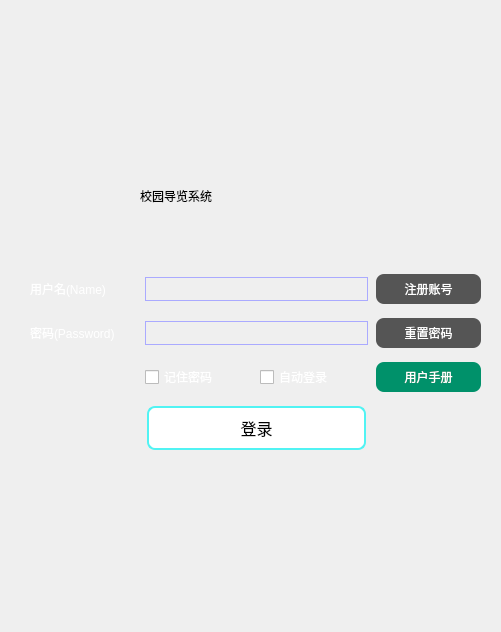
<?xml version="1.0" encoding="UTF-8"?>
<ui version="4.0">
 <class>manage</class>
 <widget class="QWidget" name="manage">
  <property name="geometry">
   <rect>
    <x>0</x>
    <y>0</y>
    <width>501</width>
    <height>632</height>
   </rect>
  </property>
  <property name="windowTitle">
   <string>校园导览系统</string>
  </property>
  <property name="windowIcon">
   <iconset resource="resource.qrc">
    <normaloff>:/image/exe.ico</normaloff>:/image/exe.ico</iconset>
  </property>
  <widget class="QStackedWidget" name="stackedWidget">
   <property name="geometry">
    <rect>
     <x>0</x>
     <y>0</y>
     <width>551</width>
     <height>631</height>
    </rect>
   </property>
   <property name="styleSheet">
    <string notr="true">font: 9pt &quot;Sarasa Term SC&quot;;</string>
   </property>
   <property name="currentIndex">
    <number>0</number>
   </property>
   <widget class="QWidget" name="LoginPage">
    <widget class="QLabel" name="label_bgp">
     <property name="geometry">
      <rect>
       <x>0</x>
       <y>-330</y>
       <width>501</width>
       <height>971</height>
      </rect>
     </property>
     <property name="text">
      <string/>
     </property>
     <property name="pixmap">
      <pixmap resource="resource.qrc">:/image/bupt_4.jpg</pixmap>
     </property>
     <property name="scaledContents">
      <bool>true</bool>
     </property>
     <property name="indent">
      <number>-1</number>
     </property>
    </widget>
    <widget class="QWidget" name="layoutWidget">
     <property name="geometry">
      <rect>
       <x>30</x>
       <y>270</y>
       <width>453</width>
       <height>188</height>
      </rect>
     </property>
     <layout class="QGridLayout" name="layout">
      <item row="2" column="2">
       <widget class="QCheckBox" name="autoLogin">
        <property name="styleSheet">
         <string notr="true">color:white</string>
        </property>
        <property name="text">
         <string>自动登录</string>
        </property>
       </widget>
      </item>
      <item row="0" column="0">
       <widget class="QLabel" name="label_name">
        <property name="styleSheet">
         <string notr="true">font: 9pt &quot;Sarasa Term SC&quot;;
color:white;</string>
        </property>
        <property name="text">
         <string>用户名(Name)</string>
        </property>
       </widget>
      </item>
      <item row="0" column="1" colspan="2">
       <widget class="QLineEdit" name="lineEdit_name">
        <property name="styleSheet">
         <string notr="true">QLineEdit {
	border:1px rgb(170,170,255);
	background-color: rgba(170, 170, 255, 0);
	padding:1px 2px;
	border-style: solid;
	font-size : 15px ;
	font: 10pt &quot;Sarasa Term SC&quot;;
	color: black;
}
</string>
        </property>
        <property name="text">
         <string/>
        </property>
       </widget>
      </item>
      <item row="0" column="3">
       <widget class="QPushButton" name="regi">
        <property name="styleSheet">
         <string notr="true">QPushButton {
    background-color: #555555;
    border-radius: 8px;
    padding: 6px 12px;
    text-align: center;
    text-decoration: none;
    font-size: 12px;
	font: 9pt &quot;Sarasa Term SC&quot;;
    margin: 4px 2px;
    color: white;
}
QPushButton:hover {
    background-color: white;
    color: brown
}
QPushButton:pressed {
    background-color: #06AD56;
}</string>
        </property>
        <property name="text">
         <string>注册账号</string>
        </property>
       </widget>
      </item>
      <item row="1" column="1" colspan="2">
       <widget class="QLineEdit" name="lineEdit_passwd">
        <property name="styleSheet">
         <string notr="true">QLineEdit {
	border:1px rgb(170,170,255);

	background-color: rgba(170, 170, 255, 0);
	padding:1px 2px;
	border-style: solid;
	font-size : 15px ;
	font: 10pt &quot;Sarasa Term SC&quot;;
	color: white;
}
</string>
        </property>
       </widget>
      </item>
      <item row="2" column="1">
       <widget class="QCheckBox" name="remPasswd">
        <property name="styleSheet">
         <string notr="true">color:white
</string>
        </property>
        <property name="text">
         <string>记住密码</string>
        </property>
       </widget>
      </item>
      <item row="1" column="0">
       <widget class="QLabel" name="label_pwd">
        <property name="styleSheet">
         <string notr="true">font: 9pt &quot;Sarasa Term SC&quot;;
color:white;</string>
        </property>
        <property name="text">
         <string>密码(Password)</string>
        </property>
       </widget>
      </item>
      <item row="2" column="3">
       <widget class="QPushButton" name="help">
        <property name="styleSheet">
         <string notr="true">QPushButton {
    background-color: #00916a;
    border-radius: 8px;
    padding: 6px 12px;
    text-align: center;
    text-decoration: none;
    font-size: 12px;
	font: 9pt &quot;Sarasa Term SC&quot;;
    margin: 4px 2px;
    color: white;
}
QPushButton:hover {
    background-color: white;
    color: brown
}
QPushButton:pressed {
    background-color: #06AD56;
}</string>
        </property>
        <property name="text">
         <string>用户手册</string>
        </property>
       </widget>
      </item>
      <item row="1" column="3">
       <widget class="QPushButton" name="fw">
        <property name="styleSheet">
         <string notr="true">QPushButton {
    background-color: #555555;
    border-radius: 8px;
    padding: 6px 12px;
    text-align: center;
    text-decoration: none;
    font-size: 12px;
	font: 9pt &quot;Sarasa Term SC&quot;;
    margin: 4px 2px;
    color: white;
}
QPushButton:hover {
    background-color: white;
    color: brown
}
QPushButton:pressed {
    background-color: #06AD56;
}</string>
        </property>
        <property name="text">
         <string>重置密码</string>
        </property>
       </widget>
      </item>
      <item row="3" column="1" colspan="2">
       <widget class="QPushButton" name="login">
        <property name="styleSheet">
         <string notr="true">QPushButton {
    border-radius: 8px;
    color: #8d8dd3;
    padding: 8px 16px;
    text-align: center;
    text-decoration: none;
    font-size: 16px;
    margin: 4px 2px;
    background-color: white;
    color: black;
    border: 2px solid #51f3f3;
}
QPushButton:hover {
    color: red;
	background-color: #a5a5f7
}
QPushButton:pressed {
    background-color: #06AD56;
}</string>
        </property>
        <property name="text">
         <string>登录</string>
        </property>
       </widget>
      </item>
     </layout>
    </widget>
    <widget class="QLabel" name="label_12">
     <property name="geometry">
      <rect>
       <x>140</x>
       <y>170</y>
       <width>231</width>
       <height>51</height>
      </rect>
     </property>
     <property name="styleSheet">
      <string notr="true">font: 22pt &quot;Sarasa Term SC&quot;;
color:black;</string>
     </property>
     <property name="text">
      <string>校园导览系统</string>
     </property>
    </widget>
   </widget>
   <widget class="QWidget" name="RegisterPage">
    <widget class="QLabel" name="label_bgp_2">
     <property name="geometry">
      <rect>
       <x>-10</x>
       <y>-10</y>
       <width>581</width>
       <height>971</height>
      </rect>
     </property>
     <property name="text">
      <string/>
     </property>
     <property name="pixmap">
      <pixmap resource="resource.qrc">:/image/bupt_4.jpg</pixmap>
     </property>
     <property name="scaledContents">
      <bool>true</bool>
     </property>
    </widget>
    <widget class="QWidget" name="layoutWidget_2">
     <property name="geometry">
      <rect>
       <x>120</x>
       <y>200</y>
       <width>241</width>
       <height>161</height>
      </rect>
     </property>
     <layout class="QGridLayout" name="gridLayout">
      <item row="2" column="2">
       <widget class="QLineEdit" name="RP_pwdConfirm"/>
      </item>
      <item row="4" column="0">
       <widget class="QPushButton" name="RP_back">
        <property name="styleSheet">
         <string notr="true">QWidget{
	background-color: #aaaa7f;
    border-radius: 8px;
    padding: 2px 4px;
    text-align: center;
    text-decoration: none;
    font-size: 12px;
	font: 10pt &quot;Sarasa Term SC&quot;;
    margin: 4px 2px;
    color: white;
}
QPushButton:hover {
    background-color: white;
    border: 2px solid #555555;
    color: black
}
QPushButton:pressed {
    background-color: #06AD56;
}font: 10pt &quot;Sarasa Term SC&quot;;</string>
        </property>
        <property name="text">
         <string>返回</string>
        </property>
       </widget>
      </item>
      <item row="0" column="2">
       <widget class="QLineEdit" name="RP_name"/>
      </item>
      <item row="1" column="2">
       <widget class="QLineEdit" name="RP_pwd"/>
      </item>
      <item row="3" column="0">
       <widget class="QLabel" name="label_4">
        <property name="styleSheet">
         <string notr="true">font: 10pt &quot;Sarasa Term SC&quot;;</string>
        </property>
        <property name="text">
         <string>提示</string>
        </property>
       </widget>
      </item>
      <item row="2" column="0">
       <widget class="QLabel" name="label_3">
        <property name="styleSheet">
         <string notr="true">font: 10pt &quot;Sarasa Term SC&quot;;</string>
        </property>
        <property name="text">
         <string>密码确认</string>
        </property>
       </widget>
      </item>
      <item row="0" column="0">
       <widget class="QLabel" name="label">
        <property name="styleSheet">
         <string notr="true">font: 10pt &quot;Sarasa Term SC&quot;;</string>
        </property>
        <property name="text">
         <string>用户名</string>
        </property>
       </widget>
      </item>
      <item row="1" column="0">
       <widget class="QLabel" name="label_2">
        <property name="styleSheet">
         <string notr="true">font: 10pt &quot;Sarasa Term SC&quot;;</string>
        </property>
        <property name="text">
         <string>密码</string>
        </property>
       </widget>
      </item>
      <item row="3" column="2">
       <widget class="QLineEdit" name="RP_note"/>
      </item>
      <item row="4" column="2">
       <widget class="QPushButton" name="RP_Register">
        <property name="styleSheet">
         <string notr="true">QWidget{
	background-color: #d5d500;
    border-radius: 8px;
    padding: 2px 4px;
    text-align: center;
    text-decoration: none;
    font-size: 12px;
	font: 10pt &quot;Sarasa Term SC&quot;;
    margin: 4px 2px;
    color: white;
}
QPushButton:hover {
    background-color: white;
    border: 2px solid #555555;
    color: black
}
QPushButton:pressed {
    background-color: #06AD56;
}font: 10pt &quot;Sarasa Term SC&quot;;</string>
        </property>
        <property name="text">
         <string>注册</string>
        </property>
       </widget>
      </item>
     </layout>
    </widget>
   </widget>
   <widget class="QWidget" name="ForgetPage">
    <widget class="QLabel" name="label_5">
     <property name="geometry">
      <rect>
       <x>-580</x>
       <y>-40</y>
       <width>1361</width>
       <height>811</height>
      </rect>
     </property>
     <property name="text">
      <string/>
     </property>
     <property name="pixmap">
      <pixmap resource="resource.qrc">:/image/bupt_4.jpg</pixmap>
     </property>
     <property name="scaledContents">
      <bool>false</bool>
     </property>
    </widget>
    <widget class="QWidget" name="layoutWidget">
     <property name="geometry">
      <rect>
       <x>153</x>
       <y>205</y>
       <width>261</width>
       <height>171</height>
      </rect>
     </property>
     <layout class="QGridLayout" name="gridLayout_2">
      <item row="1" column="1">
       <widget class="QLineEdit" name="FP_note"/>
      </item>
      <item row="1" column="0">
       <widget class="QLabel" name="label_8">
        <property name="styleSheet">
         <string notr="true">font: 10pt &quot;Sarasa Term SC&quot;;</string>
        </property>
        <property name="text">
         <string>提示</string>
        </property>
       </widget>
      </item>
      <item row="2" column="1">
       <widget class="QLineEdit" name="FP_newPWD"/>
      </item>
      <item row="3" column="1">
       <widget class="QLineEdit" name="FP_pwdConfirm"/>
      </item>
      <item row="0" column="1">
       <widget class="QLineEdit" name="FP_name"/>
      </item>
      <item row="3" column="0">
       <widget class="QLabel" name="label_6">
        <property name="styleSheet">
         <string notr="true">font: 10pt &quot;Sarasa Term SC&quot;;</string>
        </property>
        <property name="text">
         <string>密码确认</string>
        </property>
       </widget>
      </item>
      <item row="2" column="0">
       <widget class="QLabel" name="label_7">
        <property name="styleSheet">
         <string notr="true">font: 10pt &quot;Sarasa Term SC&quot;;</string>
        </property>
        <property name="text">
         <string>新密码</string>
        </property>
       </widget>
      </item>
      <item row="0" column="0">
       <widget class="QLabel" name="label_9">
        <property name="styleSheet">
         <string notr="true">font: 10pt &quot;Sarasa Term SC&quot;;</string>
        </property>
        <property name="text">
         <string>用户名</string>
        </property>
       </widget>
      </item>
      <item row="4" column="1">
       <layout class="QHBoxLayout" name="horizontalLayout">
        <item>
         <widget class="QPushButton" name="FP_back">
          <property name="styleSheet">
           <string notr="true">QWidget{
	background-color: #55aaff;
    border-radius: 8px;
    padding: 2px 4px;
    text-align: center;
    text-decoration: none;
    font-size: 12px;
	font: 10pt &quot;Sarasa Term SC&quot;;
    margin: 4px 2px;
    color: white;
}
QPushButton:hover {
    background-color: white;
    border: 2px solid #555555;
    color: black
}
QPushButton:pressed {
    background-color: #06AD56;
}font: 10pt &quot;Sarasa Term SC&quot;;</string>
          </property>
          <property name="text">
           <string>返回</string>
          </property>
         </widget>
        </item>
        <item>
         <widget class="QPushButton" name="FP_reset">
          <property name="styleSheet">
           <string notr="true">QWidget{
	background-color: #ffaa7f;
    border-radius: 8px;
    padding: 2px 4px;
    text-align: center;
    text-decoration: none;
    font-size: 12px;
	font: 10pt &quot;Sarasa Term SC&quot;;
    margin: 4px 2px;
    color: white;
}
QPushButton:hover {
    background-color: white;
    border: 2px solid #555555;
    color: black
}
QPushButton:pressed {
    background-color: #06AD56;
}font: 10pt &quot;Sarasa Term SC&quot;;</string>
          </property>
          <property name="text">
           <string>重置密码</string>
          </property>
         </widget>
        </item>
       </layout>
      </item>
     </layout>
    </widget>
   </widget>
  </widget>
 </widget>
 <tabstops>
  <tabstop>lineEdit_name</tabstop>
  <tabstop>lineEdit_passwd</tabstop>
  <tabstop>login</tabstop>
  <tabstop>regi</tabstop>
  <tabstop>fw</tabstop>
  <tabstop>help</tabstop>
  <tabstop>remPasswd</tabstop>
  <tabstop>autoLogin</tabstop>
  <tabstop>RP_name</tabstop>
  <tabstop>RP_pwd</tabstop>
  <tabstop>FP_name</tabstop>
  <tabstop>FP_note</tabstop>
  <tabstop>FP_newPWD</tabstop>
  <tabstop>FP_pwdConfirm</tabstop>
  <tabstop>FP_back</tabstop>
  <tabstop>RP_pwdConfirm</tabstop>
  <tabstop>RP_note</tabstop>
 </tabstops>
 <resources>
  <include location="resource.qrc"/>
 </resources>
 <connections/>
</ui>
